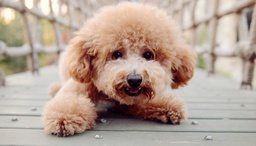
#> input picture OpenCv/其他内容/image1.jpg, 256 x 146 px, shrunk from 512 x 291 before the run
$ jupyter execute '01 阈值处理.ipynb'
#> lines starting #> are read from the running program, lines starting #| are printed output that depends on the picture; after the words box and inside, x2 and y2 are one past the last pixel; in counts of white or black regions, pixels touching at a corner belong together
[cell 1]
#cv2.threshold() 进行函数的阈值化处理

[cell 2]
import cv2
import numpy as np
import matplotlib.pyplot as plt

# 二值化阈值处理

[cell 3]
# img=cv2.imread('image1.jpg',1)
img=np.random.randint(0,256,size=(4,5),dtype=np.uint8)
t,rst=cv2.threshold(img,127,255,cv2.THRESH_BINARY)
print('img=\n',img)
print('t=',t)
print('rst=\n',rst)

[cell 4]
#二值化阈值处理
img=cv2.imread('image1.jpg',1)
#> img is the input picture: shape (146, 256, 3); mean B, G, R 150.1, 163.1, 181.7
img=cv2.cvtColor(img,cv2.COLOR_BGR2GRAY)
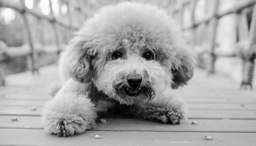
#> img: shape (146, 256); min 2, max 253, mean 167.2
r,dst=cv2.threshold(img,127,255,cv2.THRESH_BINARY)
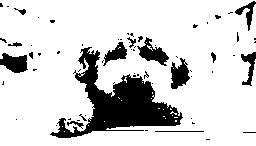
#> dst: shape (146, 256); 82.5% white; 66 black regions (52 under 20 px), largest, box (x1, y1, x2, y2) and area: (50, 47, 183, 138) 4221, (137, 37, 169, 66) 393, (0, 53, 28, 73) 382
# print(dst.shape)
# print(type(dst))
cv2.imshow('img',img)
cv2.imshow('dst',dst)
cv2.waitKey(0)
cv2.destroyAllWindows()
# [7 lines of commented-out code are left out]

[cell 5]
img=cv2.imread('image1.jpg',1)
img=cv2.cvtColor(img,cv2.COLOR_BGR2GRAY)
imgInfo = img.shape
#> imgInfo = (146, 256)
height = imgInfo[0]
#> height = 146
width = imgInfo[1]
#> width = 256
thresh=127
dst=np.zeros(imgInfo,np.uint8)
for i in range(height):
    for j in range(width):
        px=img[i,j]
        if px< thresh :
            dst[i,j]=0
        else:
            dst[i,j]=255
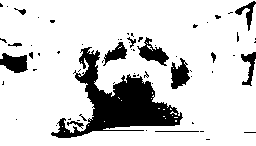
#> dst: shape (146, 256); 82.7% white; 64 black regions (50 under 20 px), largest, box (x1, y1, x2, y2) and area: (51, 47, 183, 138) 4188, (137, 37, 169, 66) 388, (0, 53, 28, 73) 378
cv2.imshow('img',img)
cv2.imshow('dst',dst)
cv2.waitKey(0)
cv2.destroyAllWindows()

# 反二值化阈值处理

[cell 6]
img=np.random.randint(0,256,size=(4,5),dtype=np.uint8)
t,rst=cv2.threshold(img,127,255,cv2.THRESH_BINARY_INV)
print('img=\n',img)
print('t=',t)
print('rst=\n',rst)

[cell 7]
img=cv2.imread('image1.jpg',0)
#> img: shape (146, 256); min 0, max 254, mean 167.2
r,dst=cv2.threshold(img,127,255,cv2.THRESH_BINARY_INV)
# print(dst.shape)
# print(type(dst))
cv2.imshow('img',img)
cv2.imshow('dst',dst)
cv2.waitKey(0)
cv2.destroyAllWindows()

[cell 8]
img=cv2.imread('image1.jpg',1)
img=cv2.cvtColor(img,cv2.COLOR_BGR2GRAY)
imgInfo = img.shape
height = imgInfo[0]
width = imgInfo[1]
thresh=127
dst=np.zeros(imgInfo,np.uint8)
for i in range(height):
    for j in range(width):
        px=img[i,j]
        if px< thresh :
            dst[i,j]=255
        else:
            dst[i,j]=0
cv2.imshow('img',img)
cv2.imshow('dst',dst)
cv2.waitKey(0)
cv2.destroyAllWindows()

# 截断阈值处理

[cell 9]
img=np.random.randint(0,256,size=(4,5),dtype=np.uint8)
t,rst=cv2.threshold(img,127,255,cv2.THRESH_TRUNC)
print('img=\n',img)
print('t=',t)
print('rst=\n',rst)

[cell 10]
img=cv2.imread('image1.jpg',0)
r,dst=cv2.threshold(img,127,255,cv2.THRESH_TRUNC)
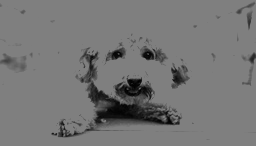
#> dst: shape (146, 256); min 0, max 127, mean 117.9
# print(dst.shape)
# print(type(dst))
cv2.imshow('img',img)
cv2.imshow('dst',dst)
cv2.waitKey(0)
cv2.destroyAllWindows()

[cell 11]
img=cv2.imread('image1.jpg',1)
img=cv2.cvtColor(img,cv2.COLOR_BGR2GRAY)
imgInfo = img.shape
height = imgInfo[0]
width = imgInfo[1]
thresh=127
dst=np.zeros(imgInfo,np.uint8)
for i in range(height):
    for j in range(width):
        px=img[i,j]
        if px>thresh :
            dst[i,j]=thresh
        else:
            dst[i,j]=0
cv2.imshow('img',img)
cv2.imshow('dst',dst)
cv2.waitKey(0)
cv2.destroyAllWindows()

# 超阈值零处理

[cell 12]
img=np.random.randint(0,256,size=(4,5),dtype=np.uint8)
t,rst=cv2.threshold(img,127,255,cv2.THRESH_TOZERO_INV)
print('img=\n',img)
print('t=',t)
print('rst=\n',rst)

[cell 13]
img=cv2.imread('image1.jpg',0)
r,dst=cv2.threshold(img,127,255,cv2.THRESH_TOZERO_INV)
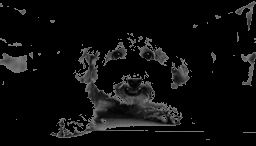
#> dst: shape (146, 256); min 0, max 127, mean 13.2
# print(dst.shape)
# print(type(dst))
cv2.imshow('img',img)
cv2.imshow('dst',dst)
cv2.waitKey(0)
cv2.destroyAllWindows()

[cell 14]
img=cv2.imread('image1.jpg',1)
img=cv2.cvtColor(img,cv2.COLOR_BGR2GRAY)
imgInfo = img.shape
height = imgInfo[0]
width = imgInfo[1]
thresh=127
dst=np.zeros(imgInfo,np.uint8)
for i in range(height):
    for j in range(width):
        px=img[i,j]
        if px>thresh :
            dst[i,j]=0
        else:
            dst[i,j]=px
cv2.imshow('img',img)
cv2.imshow('dst',dst)
cv2.waitKey(0)
cv2.destroyAllWindows()

# 低阈值零处理

[cell 15]
img=np.random.randint(0,256,size=(4,5),dtype=np.uint8)
t,rst=cv2.threshold(img,127,255,cv2.THRESH_TOZERO)
print('img=\n',img)
print('t=',t)
print('rst=\n',rst)

[cell 16]
img=cv2.imread('image1.jpg',0)
r,dst=cv2.threshold(img,127,255,cv2.THRESH_TOZERO)
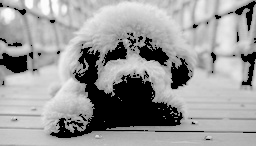
#> dst: shape (146, 256); min 0, max 254, mean 154
# print(dst.shape)
# print(type(dst))
cv2.imshow('img',img)
cv2.imshow('dst',dst)
cv2.waitKey(0)
cv2.destroyAllWindows()

[cell 17]
img=cv2.imread('image1.jpg',1)
img=cv2.cvtColor(img,cv2.COLOR_BGR2GRAY)
imgInfo = img.shape
height = imgInfo[0]
width = imgInfo[1]
thresh=127
dst=np.zeros(imgInfo,np.uint8)
for i in range(height):
    for j in range(width):
        px=img[i,j]
        if px>thresh :
            dst[i,j]=px
        else:
            dst[i,j]=0
cv2.imshow('img',img)
cv2.imshow('dst',dst)
cv2.waitKey(0)
cv2.destroyAllWindows()

# 自适应阈值处理

[cell 18]
#对每一个像素点，用它周围的临近区域内像素的加权（均值，高斯均值）平均值，作为阈值
#加权（均值，高斯均值）

[cell 19]
img=cv2.imread('image1.jpg',0)
t,thd=cv2.threshold(img,127,255,cv2.THRESH_BINARY)
dst1=cv2.adaptiveThreshold(img,255,cv2.ADAPTIVE_THRESH_MEAN_C,cv2.THRESH_BINARY,5,3)
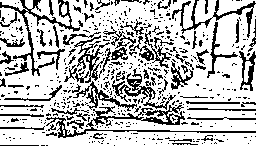
#> dst1: shape (146, 256); 73.3% white; black in thin lines or dots
dst2=cv2.adaptiveThreshold(img,255,cv2.ADAPTIVE_THRESH_GAUSSIAN_C,cv2.THRESH_BINARY,5,3)
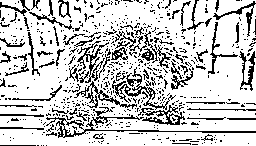
#> dst2: shape (146, 256); 78.5% white; black in thin lines or dots
cv2.imshow('img',img)
cv2.imshow('thd',thd)
cv2.imshow('dst1',dst1)
cv2.imshow('dst2',dst2)
cv2.waitKey(0)
cv2.destroyAllWindows()

[cell 20]
#均值阈值处理
img=cv2.imread('image1.jpg',1)
img=cv2.cvtColor(img,cv2.COLOR_BGR2GRAY)
imgInfo = img.shape
height = imgInfo[0]
width = imgInfo[1]
dst=np.zeros(imgInfo,np.uint8)
for i in range(height):
    for j in range(width):
        sum = int(0)
        for m in range(-2,3):# -2 -1 0 1 2
            for n in range(-2,3):
                # 处理越界
                if i + m >= height or i + m < 0:
                    m = -m
                if j + n >= width or j + n < 0:
                    n = -n
                px= img[i+m,j+n]
                sum=sum+px
        thresh=(sum/25)
        if img[i,j]>thresh :
               dst[i,j]=255
        else:
               dst[i,j]=0
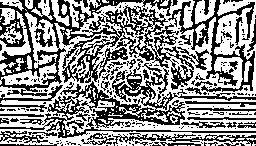
#> dst: shape (146, 256); 55.8% white; black in thin lines or dots
#> after the loop, m = -2; n = -2
cv2.imshow('dst',dst)
cv2.imshow('imae',img)
cv2.waitKey(0)
cv2.destroyAllWindows()

[cell 21]
#高斯滤波阈值处理
hx=np.array([[0.05,0.1,0.05],
           [0.1,0.4,0.1],
           [0.05,0.1,0.05]])
img=cv2.imread('image1.jpg',1)
img=cv2.cvtColor(img,cv2.COLOR_BGR2GRAY)
imgInfo = img.shape
height = imgInfo[0]
width = imgInfo[1]
dst=np.zeros(imgInfo,np.uint8)
for i in range(1,height-1):
    for j in range(1,width-1):
        sum = int(0)
        for m in range(-2,3):# -2 -1 0 1 2
            for n in range(-2,3):
                # 处理越界
                if i + m >= height or i + m < 0:
                    m = -m
                if j + n >= width or j + n < 0:
                    n = -n
                px= img[i+m,j+n]
                hb_x=px*hx
                for ii in range(3):
                    for jj in range(3):
                        sum=sum+hb_x[ii,jj]
                thresh=sum

                if img[i,j]>thresh :
                       dst[i,j]=255
                else:
                       dst[i,j]=0
#> dst: shape (146, 256); every value is 0
#> after the loop, m = -2; n = -2
cv2.imshow('dst',dst)
cv2.imshow('imae',img)
cv2.waitKey(0)
cv2.destroyAllWindows()

$ run again, with OpenCv/其他内容/image2.jpg copied over OpenCv/其他内容/image1.jpg
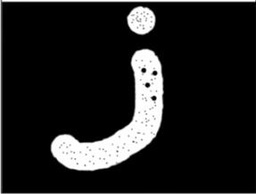
#> input picture OpenCv/其他内容/image2.jpg, 256 x 194 px, shrunk from 287 x 217 before the run
#> img is the input picture: shape (194, 256, 3); min 0, max 255, mean 31.6
#> img: shape (194, 256)
#> dst1: shape (194, 256); 91.1% white; 214 black regions (207 under 20 px), largest, box (x1, y1, x2, y2) and area: (1, 0, 256, 193) 2307, (48, 46, 166, 174) 1286, (151, 71, 158, 76) 23
#> `dst2=cv2.adaptiveThreshold(img,255,cv2.ADAPTIVE_THRESH_GAUSSIAN_C,cv2...`:
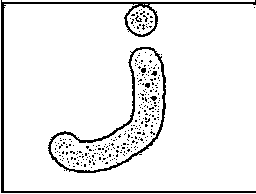
#> dst2: shape (194, 256); 92.5% white; black in thin lines or dots
#> after the loop `for i in range(height):`:
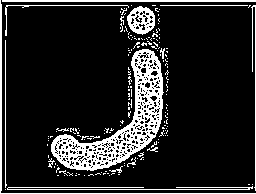
#> dst: shape (194, 256); 14.8% white; 171 white regions (156 under 20 px), largest, box (x1, y1, x2, y2) and area: (51, 49, 164, 171) 3817, (0, 0, 256, 194) 636, (2, 0, 256, 2) 508
#> after the loop `for i in range(height):`: m = -2
